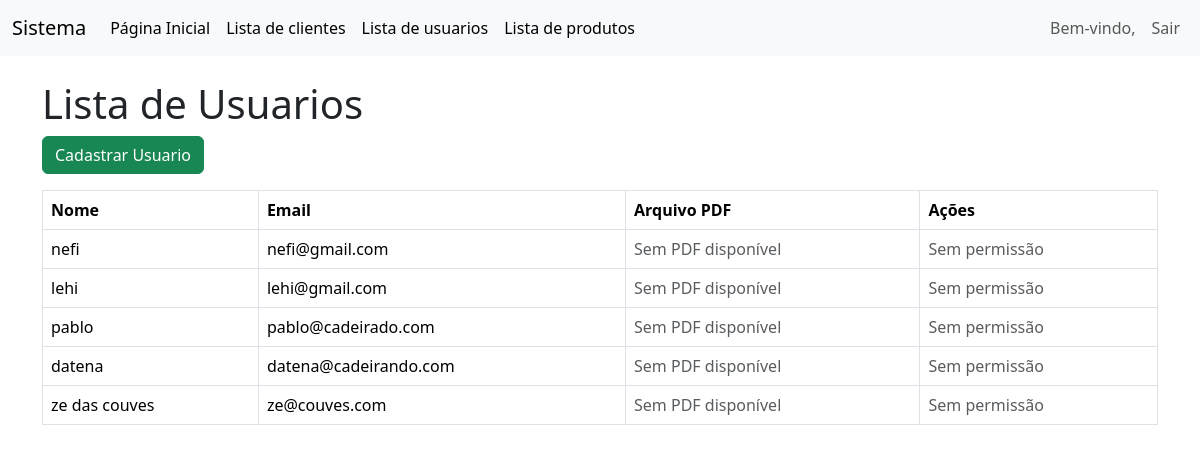
The app's page /lista_usuarios.php with its own data.
### tables this page shows
CREATE TABLE `usuarios` (
  `id` int NOT NULL,
  `nome` varchar(100) DEFAULT NULL,
  `email` varchar(100) DEFAULT NULL,
  `senha` varchar(255) DEFAULT NULL,
  `nivel_acesso` varchar(255) DEFAULT NULL
);

### lista_usuarios.php (the view, shortened to what this page needs)
<?php
include 'conexao.php';
include 'menu.php';
$usuarios = $conn->query("SELECT * FROM usuarios")->fetchAll(PDO::FETCH_ASSOC);
$temAcessoAdmin = isset($_SESSION['nivel_acesso']) && $_SESSION['nivel_acesso'] === 'ADMINISTRADOR';
?>
<!DOCTYPE html>
<html lang="pt-br">
<head>
    <link href="https://cdn.jsdelivr.net/npm/bootstrap@5.3.3/dist/css/bootstrap.min.css" rel="stylesheet">
</head>
<body>
    <div class="container">
        <h1 class="mt-4">Lista de Usuarios</h1>
        <a href="cadastro_usuario.php" class="btn btn-success mb-3">Cadastrar Usuario</a>
        <table class="table table-bordered">
            <thead>
                <tr>
                    <th>Nome</th>
                    <th>Email</th>
                    <th>Arquivo PDF</th>
                    <th>Ações</th>
                </tr>
            </thead>
            <tbody>
                <?php foreach ($usuarios as $usuario): ?>
                    <tr>
                        <td><?= htmlspecialchars($usuario['nome']) ?></td>
                        <td><?= htmlspecialchars($usuario['email']) ?></td>
                        <td>
                            <?php if (!empty($usuario['arquivo_pdf']) && file_exists("uploads/{$usuario['arquivo_pdf']}")): ?>
                                <a href="uploads/<?= htmlspecialchars($usuario['arquivo_pdf']) ?>" target="_blank">Ver PDF</a>
                            <?php else: ?>
                                <span class="text-muted">Sem PDF disponível</span>
                            <?php endif; ?>
                        </td>
                        <td>
                            <?php if ($temAcessoAdmin): ?>
                                <a href="editar.php?id=<?= $usuario['id'] ?>" class="btn btn-warning btn-sm">Editar</a>
                                <a href="excluir.php?id=<?= $usuario['id'] ?>" class="btn btn-danger btn-sm" onclick="return confirm('A exclusão é permanente! Tem certeza disso?')">Excluir</a>
                            <?php else: ?>
                                <span class="text-muted">Sem permissão</span>
                            <?php endif; ?>
                        </td>
                    </tr>
                <?php endforeach; ?>
            </tbody>
        </table>
    </div>
</body>
</html>

### records on screen
usuarios: nome "nefi", email "nefi@gmail.com"
usuarios: nome "lehi", email "lehi@gmail.com"
usuarios: nome "pablo", email "pablo@cadeirado.com"
usuarios: nome "datena", email "datena@cadeirando.com"
usuarios: nome "ze das couves", email "ze@couves.com"
